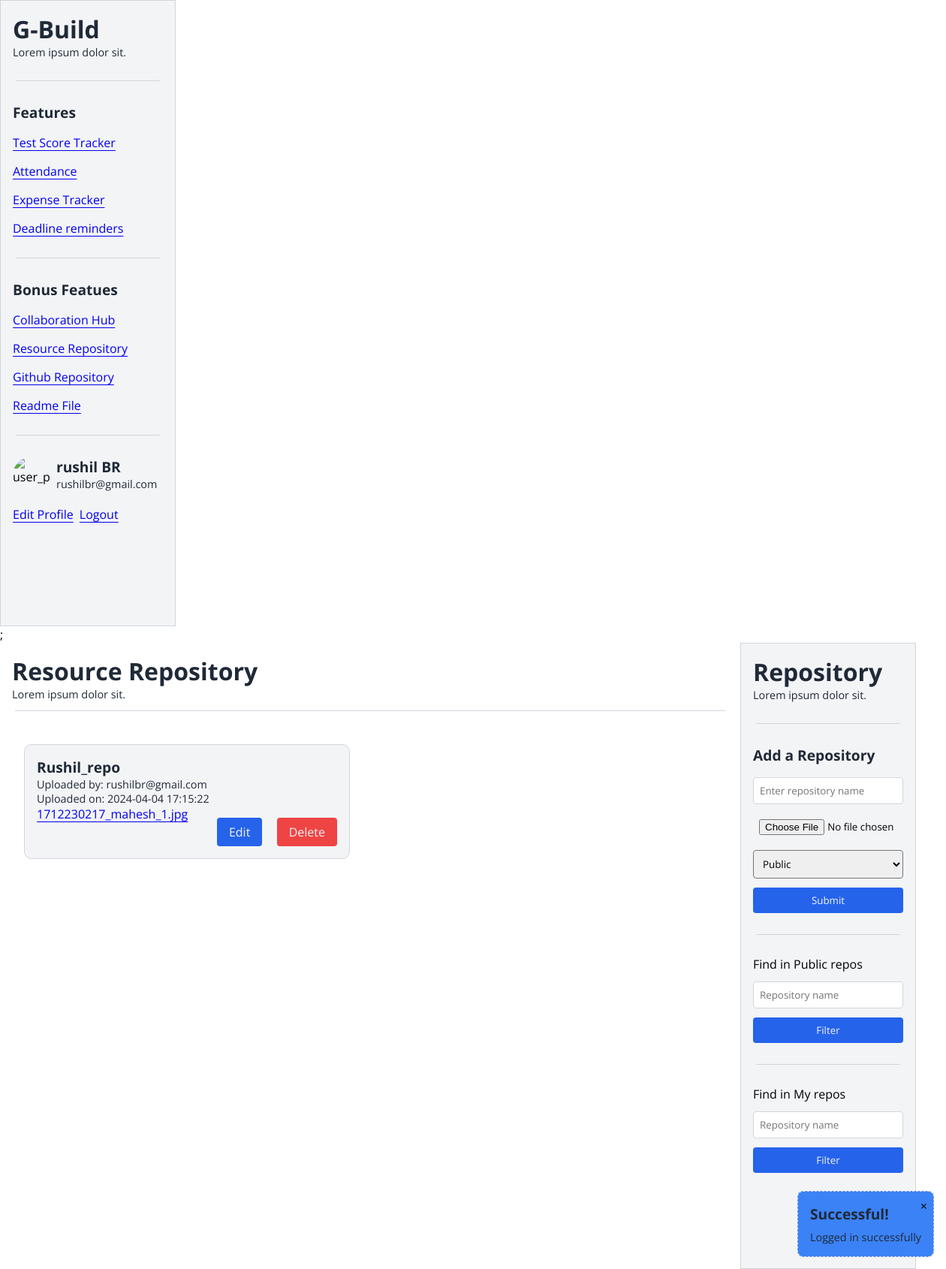
Screenshot of /index.php?page=Resource-repository (signed in) with the database file from the repository.
### tables this page shows
CREATE TABLE `repositories` (
  `email` varchar(256) DEFAULT NULL,
  `usn` varchar(256) DEFAULT NULL,
  `repo_name` varchar(256) DEFAULT NULL,
  `visibility` varchar(256) DEFAULT NULL,
  `file_path` text DEFAULT NULL,
  `updated_at` datetime DEFAULT current_timestamp() ON UPDATE current_timestamp(),
  `id` int(11) NOT NULL
);

### php/functions.php (called while the page is built, shortened)
<?php
$conn = mysqli_connect(server, host, password, db_name);
function getRepositories($email, $usn)
{
    global $conn;
    $stmt = $conn->prepare("SELECT * FROM repositories WHERE email = ? AND usn = ?");
    $stmt->bind_param("ss", $email, $usn);
    $stmt->execute();
    $result = $stmt->get_result();
    $repositories = $result->fetch_all(MYSQLI_ASSOC);
    return $repositories;
}

### pages/ResourceRepository.php (the view, shortened to what this page needs)
<?php
include("./php/functions.php");
if (isset($_SESSION['filteredRepositories'])) {
    $repositories = $_SESSION['filteredRepositories'];
    unset($_SESSION['filteredRepositories']);
} else {
    $repositories = getRepositories($_SESSION['user']['email'], $_SESSION['user']['usn']);
}
$editRepo = isset($_SESSION['editRepo']) ? $_SESSION['editRepo'] : null;
?>
<section class="dashboard__section">
    <div class="dashboard__section-left">
        <div>
            <h4>Resource Repository</h4>
            <p>Lorem ipsum dolor sit.</p>
        </div>
        <div class="separator"></div>
        <div class="flex items-center gap-4">
            <?php foreach ($repositories as $repository) : ?>
                <div class="card">
                    <h5><?= $repository['repo_name']; ?></h5>
                    <p>Uploaded by: <?= $repository['email']; ?></p>
                    <p>Uploaded on: <?= $repository['updated_at']; ?></p>
                    <div class="flex justify-between">
                        <?php
                        $filePaths = explode(',', $repository['file_path']);
                        foreach ($filePaths as $filePath) {
                            $fileName = basename($filePath);
                            echo '<a href="./php/getFile.php?path=' . $filePath . "&repo=" . $repository['repo_name'] . '">' . $fileName . '</a><br>';
                        }
                        ?>
                        <?php if ($_SESSION['user']['email'] == $repository['email'] && $_SESSION['user']['usn'] == $repository['usn']) : ?>
                            <a href="javascript:void(0);" onclick="editRepository(<?= $repository['id']; ?>);" class="primary__btn mt-4" style="text-decoration: none;">Edit</a>
                            <a href="./php/actions.php?deleteRepo=<?= $repository['id']; ?>" class="danger__btn mt-4" style="text-decoration: none;">Delete</a>
                        <?php endif; ?>
                    </div>
                </div>
            <?php endforeach; ?>
        </div>
    </div>
    <div>
        <aside style="max-width: 200px; width: 100%; display:flex; flex-direction:column; gap: 1rem; z-index:10; background-color:var(--primary); padding: 1rem; min-height:100vh; margin-right:30px" class="border">
            <div>
                <h4>Repository</h4>
                <p>Lorem ipsum dolor sit.</p>
            </div>
            <div class="separator"></div>
            <div>
                <h5><?php echo isset($editRepo) ? 'Update' : 'Add'; ?> a Repository</h5>
            </div>
            <div style="display: flex; flex-direction:column; gap: 1rem;">
                <form method="post" action="<?php echo isset($editRepo) ? './php/actions.php?updateRepo=' . $editRepo['id'] : './php/actions.php?addRepo'; ?>" enctype="multipart/form-data" style="display: flex; flex-direction:column; gap: .75rem;">
                    <input type="text" name="repo_name" placeholder="Enter repository name" class="border" required value="<?php echo isset($editRepo) ? $editRepo['repo_name'] : ''; ?>">
                    <input type="file" name="repo_file" <?php echo isset($editRepo) ? '' : 'required'; ?>>
                    <select name="visibility" required>
                        <option value="public" <?php echo (isset($editRepo) && $editRepo['visibility'] == 'public') ? 'selected' : ''; ?>>Public</option>
                    </select>
                    <button type="submit" class="primary__btn"><?php echo isset($editRepo) ? 'Update' : 'Submit'; ?></button>
                </form>
                <div class="separator"></div>
                <form method="post" action=<?= "./php/actions.php?filterRepo" ?> style="display: flex; flex-direction:column; gap: .75rem;">
                    <label for="repo_name">Find in Public repos</label>
                    <input name="repo_name" placeholder="Repository name" class="border">
                    <button class="primary__btn">Filter</button>
                </form>
                <div class="separator"></div>
                <form method="post" action=<?= "./php/actions.php?filterMyRepo" ?> style="display: flex; flex-direction:column; gap: .75rem;">
                    <label for="repo_name">Find in My repos</label>
                    <input name="repo_name" placeholder="Repository name" class="border">
                    <button class="primary__btn">Filter</button>
                </form>
            </div>
        </aside>
    </div>
</section>

### pages/Head.php (shortened to what this page needs)
<!DOCTYPE html>
<html lang="en">
<head>
    <link rel="stylesheet" href="./pages/globals.css">
</head>
<body>

### index.php (shortened to what this page needs)
<?php
include("./pages/Head.php");
if (isset($_SESSION['error']) || isset($_SESSION['success'])) {
    include("./pages/components/Alert.php");
}
if (isset($_GET['page'])) {
    if (isset($_SESSION['user'])) {
        include("./pages/Layout.php");
    }
} else {
    include("./pages/LandingPage.php");
}
include("./pages/components/HtmlFooter.php");

### pages/components/Alert.php (shortened to what this page needs)
<?php
$success = $_SESSION['success'] ? $_SESSION['success'] : null;
$error = $_SESSION['error'] ? $_SESSION['error'] : null;
?>
<div class="alert flex flex-col gap-2" id="alert">
    <div class="alert__close" id="alert-close">
        &times;
    </div>
    <?php if ($success !== null) : ?>
        <h5>Successful!</h5>
        <p><?= $success ?></p>
    <?php elseif ($error !== null) : ?>
        <h5>Something went wrong!</h5>
        <p><?= $error ?></p>
    <?php endif; ?>
</div>

### pages/Layout.php (shortened to what this page needs)
<div class="flex justify-between" style="width:100%">
    <div>
        <?php
        include("./pages/components/SideBar.php");
        ?>
    </div>
    <div>
        <?php
        $page = $_GET['page'];
        if ($page == "test-score-tracker") {
            include('./pages/TestScoreTracker.php');
        } else if ($page == "attendance-management") {
            include('./pages/AttendanceManagement.php');
        } else if ($page == "expense-tracker") {
            include('./pages/ExpenseTracker.php');
        } else if ($page == "editProfile") {
            include("./pages/EditProfilePage.php");
        } else if ($page == "deadline-reminders") {
            include("./pages/DeadlineReminders.php");
        } else if ($page == "collaboration-hub") {
            include("./pages/CollaborationHub.php");
        } else if ($page == "gig") {
            include("./pages/GigPage.php");
        } else if ($page == "Resource-repository") {
            include("./pages/ResourceRepository.php");
        } else {
            include("./pages/DashboardPage.php");
        }
        ?>
    </div>
</div>

### pages/components/SideBar.php (shortened to what this page needs)
<aside style="max-width: 200px; width: 100%; display:flex; flex-direction:column; gap: 1rem; z-index:10; background-color:var(--primary); padding: 1rem; min-height:100vh;" class="border">
  <div>
    <h4>G-Build</h4>
    <p>Lorem ipsum dolor sit.</p>
  </div>
  <div class="separator"></div>
  <h5>Features</h5>
  <div style="display: flex; flex-direction:column; gap: 1rem;">
    <a href="?page=test-score-tracker">Test Score Tracker</a>
    <a href="?page=attendance-management">Attendance</a>
    <a href="?page=expense-tracker">Expense Tracker</a>
    <a href="?page=deadline-reminders">Deadline reminders</a>
  </div>
  <div class="separator"></div>
  <h5>Bonus Featues</h5>
  <div style="display: flex; flex-direction:column; gap: 1rem;">
    <a href="?page=collaboration-hub">Collaboration Hub</a>
    <a href="?page=Resource-repository">Resource Repository</a>
    <a href="https://github.com/hi-kartik2004/g-build" target="_blank">Github Repository</a>
    <a href="https://github.com/hi-kartik2004/g-build" target="_blank">Readme File</a>
  </div>
  <div class="separator"></div>
  <div style="display: flex; flex-direction:column; gap: 1rem;">
    <div class="flex gap-2">
      <img style="width: 50px; height:50px; border-radius:50%" src=<?= $_SESSION['user']['profile_pic'] ?> alt="user_profile_pictures" />
      <div>
        <h5><?= $_SESSION['user']['name'] ?></h5>
        <p><?= $_SESSION['user']['email'] ?></p>
      </div>
    </div>
    <div class="flex gap-2">
      <a href="?page=editProfile">Edit Profile</a>
      <a href="./php/actions.php?logout">Logout</a>
    </div>
  </div>
</aside>;

### pages/components/HtmlFooter.php
</body>
</html>

### pages/globals.css (style rules this page uses)
* { padding: 0rem; margin: 0rem; font-family: "Open Sans", sans-serif; }
:root { --primary: #f3f4f6; --border: #d1d5db; --secondary: #1f2937; --accent: #2563eb; --danger: #ef4444; --success: #10b981; --warning: #f59e0b; --info: #3b82f6; }
.flex { display: flex; flex-wrap: wrap; }
.justify-between { justify-content: space-between; }
.items-center { align-items: center; }
.flex { display: flex; }
.flex-col { flex-direction: column; }
p { font-size: 0.9rem; color: var(--secondary); }
h1, h2, h3, h4, h5, h6 { padding: 0px; margin: 0px; background-color: transparent; }
h4 { font-size: 2rem; color: var(--secondary); }
h5 { font-size: 1.2rem; color: var(--secondary); }
a { text-underline-offset: 0.25rem; }
input, select, textarea { padding: 0.5rem; border-radius: 0.25rem; }
.border { border: 1px solid var(--border); }
.gap-2 { gap: 0.5rem; }
.mt-4 { margin-top: 1rem; }
.primary__btn { background-color: var(--accent); color: var(--primary); padding: 0.5rem 1rem; border: 1px solid var(--border); border-radius: 0.25rem; border: none; cursor: pointer; }
.danger__btn { background-color: var(--danger); color: var(--primary); padding: 0.5rem 1rem; border: 1px solid var(--border); border-radius: 0.25rem; border: none; cursor: pointer; }
.separator { content: " "; max-width: 100%; height: 1px; border-radius: 10px; color: var(--border); background-color: var(--border); margin: 0.75rem 0.25rem; }
.card { max-width: 400px; width: 100%; margin: 2rem 1rem; padding: 1rem 1rem; border-radius: 10px; background-color: var(--primary); border: 1px solid var(--border); }
.alert { padding: 1rem; border-radius: 0.5rem; position: fixed; bottom: 1rem; right: 1rem; max-width: 350px; border: 1px dashed var(--border); z-index: 100; background-color: var(--info); }
.alert__close { position: absolute; top: 0.5rem; right: 0.5rem; cursor: pointer; margin-left: 0.5rem; }
.dashboard__section { display: flex; max-width: 1250px; min-width: 1250px; width: 100%; justify-content: space-between; }
.dashboard__section-left { padding: 1rem 1rem; width: 100%; height: 100vh; overflow: auto; }

### rows the page displays
repositories: repo_name "Rushil_repo", email "rushilbr@gmail.com", updated_at "2024-04-04 17:15:22", file_path "1712230217_mahesh_1.jpg"

### other values shown
$success "Logged in successfully"
$_SESSION['user']['name'] "rushil BR"
$_SESSION['user']['email'] "rushilbr@gmail.com"
